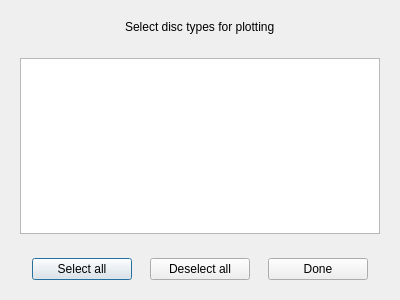
<?xml version="1.0" encoding="UTF-8"?>
<ui version="4.0">
 <class>PlotDataSelectionDialog</class>
 <widget class="QDialog" name="PlotDataSelectionDialog">
  <property name="geometry">
   <rect>
    <x>0</x>
    <y>0</y>
    <width>400</width>
    <height>300</height>
   </rect>
  </property>
  <property name="windowTitle">
   <string>Set plot data</string>
  </property>
  <property name="windowOpacity">
   <double>1.000000000000000</double>
  </property>
  <property name="layoutDirection">
   <enum>Qt::LeftToRight</enum>
  </property>
  <property name="autoFillBackground">
   <bool>false</bool>
  </property>
  <layout class="QVBoxLayout" name="verticalLayout">
   <item>
    <widget class="QWidget" name="widget_3" native="true">
     <property name="sizePolicy">
      <sizepolicy hsizetype="Preferred" vsizetype="Preferred">
       <horstretch>0</horstretch>
       <verstretch>1</verstretch>
      </sizepolicy>
     </property>
     <layout class="QHBoxLayout" name="horizontalLayout_3">
      <item alignment="Qt::AlignHCenter">
       <widget class="QLabel" name="label">
        <property name="text">
         <string>Select disc types for plotting</string>
        </property>
       </widget>
      </item>
     </layout>
    </widget>
   </item>
   <item>
    <widget class="QWidget" name="widget_2" native="true">
     <property name="sizePolicy">
      <sizepolicy hsizetype="Preferred" vsizetype="Preferred">
       <horstretch>0</horstretch>
       <verstretch>6</verstretch>
      </sizepolicy>
     </property>
     <layout class="QHBoxLayout" name="horizontalLayout_2">
      <item>
       <widget class="MultiSelectListWidget" name="selectedDiscTypesListWidget"/>
      </item>
     </layout>
    </widget>
   </item>
   <item>
    <widget class="QWidget" name="widget" native="true">
     <property name="sizePolicy">
      <sizepolicy hsizetype="Preferred" vsizetype="Preferred">
       <horstretch>0</horstretch>
       <verstretch>1</verstretch>
      </sizepolicy>
     </property>
     <layout class="QHBoxLayout" name="horizontalLayout">
      <item>
       <widget class="QPushButton" name="selectAllButton">
        <property name="maximumSize">
         <size>
          <width>100</width>
          <height>16777215</height>
         </size>
        </property>
        <property name="text">
         <string>Select all</string>
        </property>
       </widget>
      </item>
      <item>
       <widget class="QPushButton" name="deselectAllButton">
        <property name="maximumSize">
         <size>
          <width>100</width>
          <height>16777215</height>
         </size>
        </property>
        <property name="text">
         <string>Deselect all</string>
        </property>
       </widget>
      </item>
      <item>
       <widget class="QPushButton" name="doneButton">
        <property name="maximumSize">
         <size>
          <width>100</width>
          <height>16777215</height>
         </size>
        </property>
        <property name="text">
         <string>Done</string>
        </property>
       </widget>
      </item>
     </layout>
    </widget>
   </item>
  </layout>
 </widget>
 <customwidgets>
  <customwidget>
   <class>MultiSelectListWidget</class>
   <extends>QListWidget</extends>
   <header>widgets/MultiSelectListWidget.hpp</header>
  </customwidget>
 </customwidgets>
 <resources/>
 <connections/>
</ui>
